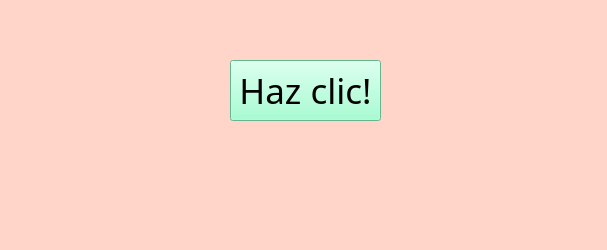
<?xml version="1.0" encoding="UTF-8"?>
<ui version="4.0">
 <class>MainWindow</class>
 <widget class="QMainWindow" name="MainWindow">
  <property name="geometry">
   <rect>
    <x>0</x>
    <y>0</y>
    <width>607</width>
    <height>250</height>
   </rect>
  </property>
  <property name="windowTitle">
   <string>MainWindow</string>
  </property>
  <property name="styleSheet">
   <string notr="true">background-color: rgb(255, 213, 202);</string>
  </property>
  <widget class="QWidget" name="centralwidget">
   <widget class="QPushButton" name="btn_saludar">
    <property name="geometry">
     <rect>
      <x>230</x>
      <y>60</y>
      <width>151</width>
      <height>61</height>
     </rect>
    </property>
    <property name="font">
     <font>
      <family>Visby</family>
      <pointsize>26</pointsize>
      <bold>false</bold>
     </font>
    </property>
    <property name="styleSheet">
     <string notr="true">background-color: rgb(141, 255, 200);</string>
    </property>
    <property name="text">
     <string>Haz clic!</string>
    </property>
   </widget>
  </widget>
  <widget class="QMenuBar" name="menubar">
   <property name="geometry">
    <rect>
     <x>0</x>
     <y>0</y>
     <width>607</width>
     <height>24</height>
    </rect>
   </property>
  </widget>
  <widget class="QStatusBar" name="statusbar"/>
 </widget>
 <resources/>
 <connections/>
</ui>
